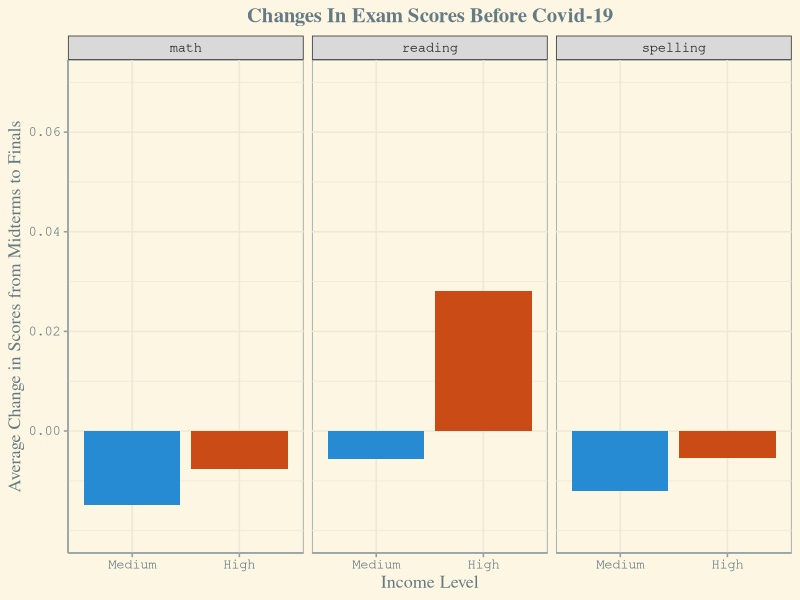
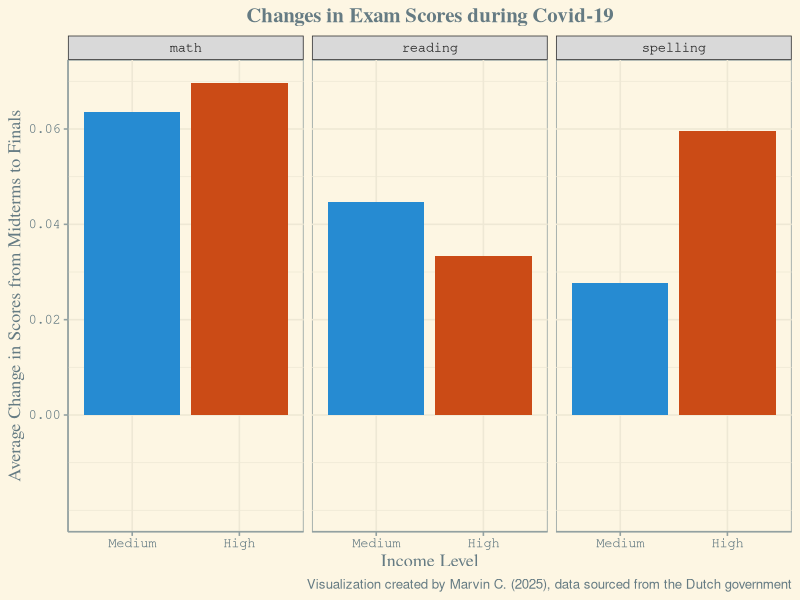

Write the R code that produced these figures, in order. (Note: this script raises an error after producing the figures.)
## ---- chunk 1
library(tidyverse)
library(ggthemes)
library(ggplot2)

covid <- read_csv("data/clean_covid_formatted.csv")
## ---- chunk 2
# viz 1: Scores before Covid-19 by Income Level
covid |>
  select(subject, grade,`income_medium`, `income_high`) |>
  pivot_longer(cols = c(-subject, -grade),
               names_to = "income_level",
               values_to = "scores_diff") |>
  mutate(income_level = as.factor(str_to_sentence(str_extract(income_level, "medium|high")))) |>
  mutate(income_level = fct_relevel(income_level, c("Medium", "High")),
         subject = as.factor(subject)) |>
  group_by(income_level, subject) |>
  summarize(mean_scores_diff = mean(scores_diff)) |>
  ggplot(aes(y = mean_scores_diff, x = income_level, fill = income_level)) +
  geom_col() +
  facet_wrap(~subject) +
  labs(x = "Income Level",
       y = "Average Change in Scores from Midterms to Finals",
       title = "Changes In Exam Scores Before Covid-19",
       fill = "") +
  theme_solarized() +
  scale_fill_solarized() +
  theme(legend.position = "none") +
  scale_y_continuous(limits = c(-0.02, 0.07),
                     breaks = seq(0, 0.07, .02)) +
  theme(plot.title = element_text(hjust = 0.5, family = "serif", size = 15, face = "bold"),
        axis.title = element_text(size = 13, family = "serif"),
        axis.text = element_text(family = "mono", size = 10, color = "#657b83"),
        strip.text = element_text(family = "mono", size = 10)) 
## ---- chunk 3
#| fig-alt: "A set of column graphs depicting the average score differences from midterms to finals for both medium income students and high income students. Each column graph represents a different exam subject. As shown, we can see that there is a small gap between the medium and high income students in math score improvement, with high income students slightly outperforming the medium income students. For the reading score differences, we see this gap flips and the medium income students perform better than the high income students by a small margin. The last one, the spelling exam scores, is the outlier in which there is a wide gap between high income and low income students, with high income students once again performing better than medium income students."

# viz 2: Scores during Covid-19 by Income Level
covid |>
  select(subject, grade,`COVID-19 year * Medium income household`, `COVID-19 year * High income household`) |>
  pivot_longer(cols = c(-subject, -grade),
               names_to = "income_level",
               values_to = "scores_diff") |>
  mutate(income_level = as.factor(str_to_sentence(str_extract(income_level, "Medium|High")))) |>
  mutate(income_level = fct_relevel(income_level, c("Medium", "High")),
         subject = as.factor(subject)) |>
  group_by(income_level, subject) |>
  summarize(mean_scores_diff = mean(scores_diff)) |>
  ggplot(aes(y = mean_scores_diff, x = income_level, fill = income_level)) +
  geom_col() +
  facet_wrap(~subject) +
  labs(x = "Income Level",
       y = "Average Change in Scores from Midterms to Finals",
       title = "Changes in Exam Scores during Covid-19",
       fill = "",
       caption = "Visualization created by Marvin C. (2025), data sourced from the Dutch government") +
  theme_solarized() +
  theme(legend.position = "none") +
  scale_y_continuous(limits = c(-0.02, 0.07),
                     breaks = seq(0, 0.07, .02)) +
  scale_fill_solarized() +
  theme(plot.title = element_text(hjust = 0.5, family = "serif", size = 15, face = "bold"),
        axis.title = element_text(size = 13, family = "serif"),
        axis.text = element_text(family = "mono", size = 10, color = "#657b83"),
        strip.text = element_text(family = "mono", size = 10)) 
## ---- chunk 4
# Viz 3: Scores Before Covid-19 By Parent Education Level
covid |>
  select(subject, grade,education_high, education_medium) |>
  pivot_longer(cols = c(-subject, -grade),
               names_to = "education_level",
               values_to = "scores_diff") |>
   mutate(education_level = as.factor(str_to_sentence(str_extract(education_level, "medium|high")))) |>
  mutate(education_level = fct_relevel(education_level, c("Medium", "High")),
         subject = as.factor(subject)) |>
  group_by(education_level, subject) |>
  summarize(mean_scores_diff = mean(scores_diff)) |>
  ggplot(aes(y = mean_scores_diff, x = education_level, fill = education_level)) +
  geom_col() +
  facet_wrap(~subject) +
  labs(x = "Parental Education Level",
       y = "Average Change in Scores Before Covid",
       title = "Changes in Exam Scores before Covid-19",
       fill = "") +
  theme_solarized() +
  scale_fill_solarized() +
  theme(legend.position = "none") +
  theme(plot.title = element_text(hjust = 0.5, family = "serif", size = 15, face = "bold"),
        axis.title = element_text(size = 13, family = "serif"),
        axis.text = element_text(family = "mono", size = 10, color = "#657b83"),
        strip.text = element_text(family = "mono", size = 10)) 
## ---- chunk 5
# Viz 4: Scores During Covid By Parent Education Level
covid |>
  select(subject, grade,`COVID-19 year * Parental education high`, `COVID-19 year * Parental education medium`) |>
  pivot_longer(cols = c(-subject, -grade),
               names_to = "education_level",
               values_to = "scores_diff") |>
   mutate(education_level = as.factor(str_to_sentence(str_extract(education_level, "medium|high")))) |>
  mutate(education_level = fct_relevel(education_level, c("Medium", "High")),
         subject = as.factor(subject)) |>
  group_by(education_level, subject) |>
  summarize(mean_scores_diff = mean(scores_diff)) |>
  ggplot(aes(y = mean_scores_diff, x = education_level, fill = education_level)) +
  geom_col() +
  facet_wrap(~subject) +
  labs(x = "Parental Education Level",
       y = "Average Change in Scores During Covid",
       title = "Changes in Exam Scores during Covid-19",
       fill = "") +
  theme_solarized() +
  scale_fill_solarized() +
  theme(legend.position = "none") +
  theme(plot.title = element_text(hjust = 0.5, family = "serif", size = 15, face = "bold"),
        axis.title = element_text(size = 13, family = "serif"),
        axis.text = element_text(family = "mono", size = 10, color = "#657b83"),
        strip.text = element_text(family = "mono", size = 10)) 
## ---- chunk 6
# viz 5: Change in Scores by Grade Pre/During Covid in Medium Income Households

#| fig-cap: "Scatterplot of Percent Difference in Exam Scores and Grade, Colored by Subject, for Medium Income Households"
#| fig-alt: "This scatterplot shows the relationship between the percent difference in exam scores and grade of students. The title is 'Change in Scores by Grade Pre / During Covid in Medium Income Households'. The points are colored either red, green, or blue and there is a legend called 'Subject' for the colors. Blue represents math, red represents reading, and green represents spelling. There is a trend line for each of the subjects, all of them showing a positive correlation. All of the subjects have a negative percent change on the y-axis, but as grade increases the trend is that all of the subjects' difference decreases towards zero, even reaching a positive difference by grade 5 for reading and spelling. The range of the x-axis is from 2 to 5, and the y-axis is from positive 5 to negative 20. All points in the scatterplot are near 0, only going near negative 7.5 percent, except for one outlier. In the third grade, the percent difference in the score for math is negative twenty."

pre_covid <- read_csv("data/pre_covid.csv")

ggplot(pre_covid, aes(x = grade, y = pct_dif_medium, color = subject)) +
  geom_point(size = 5) +
  geom_smooth(method = "lm",
              se = FALSE) +
  labs(x = "Grade", y = "% Difference in Scores", title = "Change in Scores by Grade Pre/During Covid in Medium Income Households") +
  theme_solarized() +
  scale_color_solarized(name = "Subject") +
  theme(plot.title = element_text(hjust = 0.25, family = "serif", size = 15, face = "bold"),
        axis.title = element_text(size = 14, family = "serif"),
        axis.text = element_text(family = "mono", size = 10, color = "#657b83"),
        strip.text = element_text(family = "mono", size = 10),
        legend.title = element_text(size = 14, family = "serif", color = "#657b83"),
        legend.text = element_text(size = 10, family = "mono", color = "#657b83")) 
## ---- chunk 7
# viz 6: Change in Scores by Grade Pre/During Covid in High Income Households

#| fig-cap: "Scatterplot of Percent Difference in Exam Scores and Grade, Colored by Subject, for High Income Households"
#| fig-alt: "This scatterplot shows the relationship between the percent difference in exam scores and grade of students. The title is 'Change in Scores by Grade Pre / During Covid in High Income Households'. The points are colored either red, green, or blue and there is a legend called 'Subject' for the colors. Blue represents math, red represents reading, and green represents spelling. There is a trend line for each of the subjects. Spelling shows a slight negative correlation, reading shows a slight positive correlation, and math shows a moderate negative correlation. The range of the x-axis is from 2 to 5, and the y-axis is from roughly positive 30 to roughly negative 7.5. All points in the scatterplot are near 0, only going as far away as 7.5 points, except for one outlier. In the third grade, the percent difference in the score for math is nearly positive 30. This outlier manipulates the trend line for math, whose points are actually near zero and have a roughly neutral correlation if you discount the third grade."

ggplot(pre_covid, aes(x = grade, y = pct_dif_high, color = subject)) +
  geom_point(size = 5) +
  geom_smooth(method = "lm",
              se = FALSE) +
  labs(x = "Grade", y = "% Difference in Scores", title = "Change in Scores by Grade Pre/During Covid in High Income Households") +
  theme_solarized() +
  scale_color_solarized(name = "Subject") +
  theme(plot.title = element_text(hjust = 0.25, family = "serif", size = 15, face = "bold"),
        axis.title = element_text(size = 14, family = "serif"),
        axis.text = element_text(family = "mono", size = 10, color = "#657b83"),
        strip.text = element_text(family = "mono", size = 10),
        legend.title = element_text(size = 14, family = "serif", color = "#657b83"),
        legend.text = element_text(size = 10, family = "mono", color = "#657b83")) 
